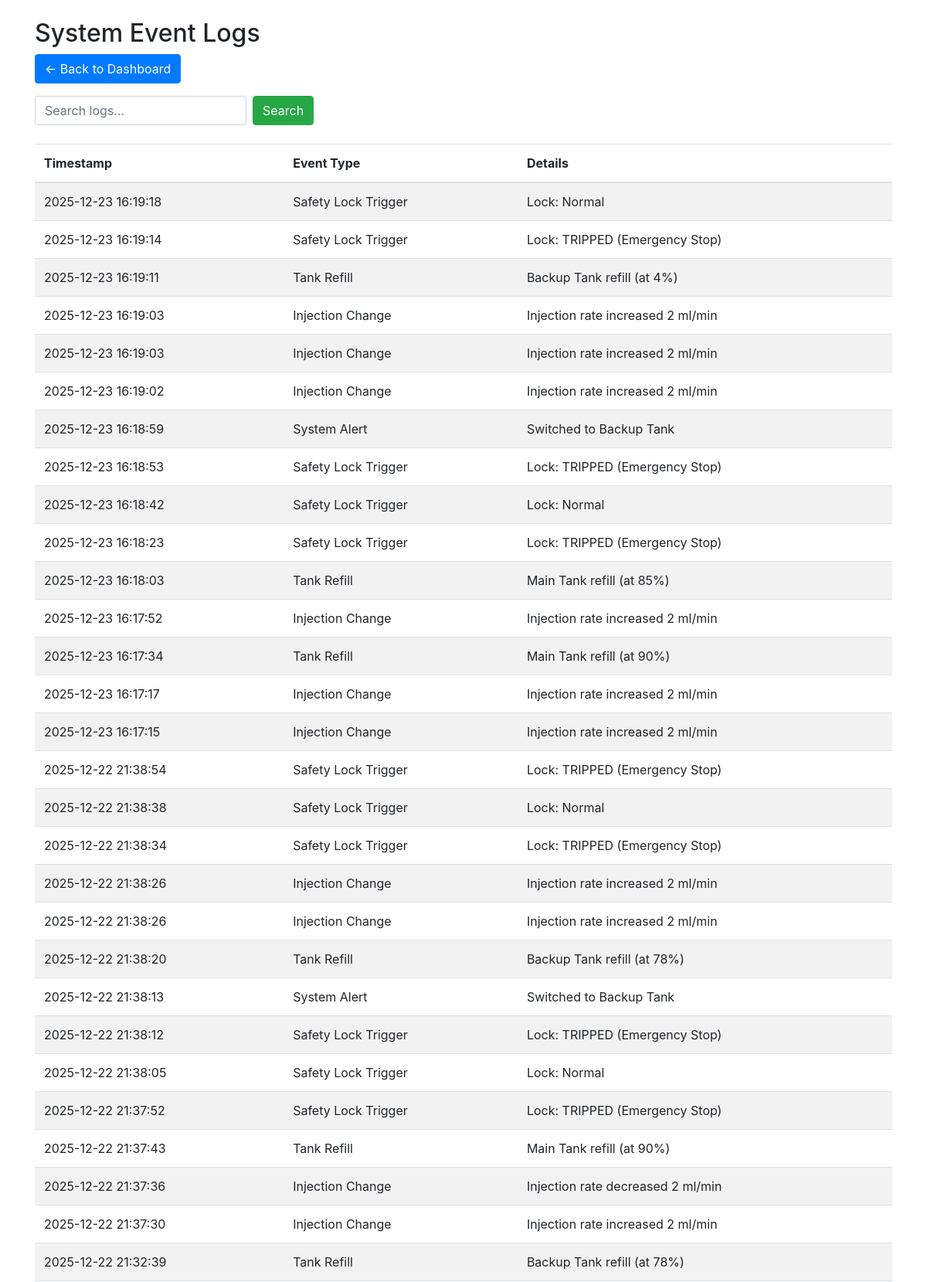
Screenshot of /logs (signed in, upper part) with the database file from the repository.
### tables this page shows
CREATE TABLE logs (
        id INTEGER PRIMARY KEY,
        timestamp TEXT NOT NULL,
        event_type TEXT NOT NULL,
        details TEXT NOT NULL
    );

### app.py (the view)
@app.route('/logs')
def view_logs():
    if not session.get('logged_in'): return redirect(url_for('login'))
    search_query = request.args.get('search', '')
    conn = get_db_connection()
    if search_query:
        query = f"SELECT * FROM logs WHERE details LIKE '%{search_query}%' ORDER BY timestamp DESC"
        print(f"[DEBUG] Executing SQL: {query}")
        logs = conn.execute(query).fetchall()
    else:
        logs = conn.execute('SELECT * FROM logs ORDER BY timestamp DESC LIMIT 50').fetchall()
    conn.close()
    return render_template('logs.html', logs=logs)

### app.py (called while the page is built)
def get_db_connection():
    conn = sqlite3.connect('scada.db')
    conn.row_factory = sqlite3.Row
    return conn

@app.before_request
def security_check():
    if is_ip_banned(request.remote_addr):
        return render_template_string("<h1>403 Forbidden</h1><p>Your IP has been flagged by the IDS and is temporarily banned.</p>"), 403
    check_for_attacks() # Call logic from monitoring/ids.py

### monitoring/ids.py (called while the page is built)
def get_monitor_db():
    conn = sqlite3.connect('scada.db')
    conn.row_factory = sqlite3.Row
    return conn

def is_ip_banned(ip):
    try:
        conn = get_monitor_db()
        row = conn.execute("SELECT * FROM banned_ips WHERE ip_address = ?", (ip,)).fetchone()
        conn.close()
        return row is not None
    except:
        return False

### templates/logs.html
<!DOCTYPE html>
<html>
<head><title>System Logs</title>
<link rel="stylesheet" href="https://stackpath.bootstrapcdn.com/bootstrap/4.5.2/css/bootstrap.min.css">
</head>
<body>
<div class="container">
    <h2 class="mt-4">System Event Logs</h2>
    <a href="/" class="btn btn-primary mb-3">← Back to Dashboard</a>
    <form method="GET" class="form-inline mb-4">
        <input type="text" name="search" class="form-control mr-2" placeholder="Search logs...">
        <button type="submit" class="btn btn-success">Search</button>
    </form>
    <table class="table table-striped">
        <thead><tr><th>Timestamp</th><th>Event Type</th><th>Details</th></tr></thead>
        <tbody>
            {% for log in logs %}
            <tr>
                <td>{{ log['timestamp'] }}</td>
                <td>{{ log['event_type'] }}</td>
                <td>{{ log['details'] }}</td>
            </tr>
            {% else %}
            <tr><td colspan="3">No records found.</td></tr>
            {% endfor %}
        </tbody>
    </table>
</div>
</body>
</html>

### rows the page displays
logs: timestamp "2025-12-23 16:19:18", event_type "Safety Lock Trigger", details "Lock: Normal"
logs: timestamp "2025-12-23 16:19:14", event_type "Safety Lock Trigger", details "Lock: TRIPPED (Emergency Stop)"
logs: timestamp "2025-12-23 16:19:11", event_type "Tank Refill", details "Backup Tank refill (at 4%)"
logs: timestamp "2025-12-23 16:19:03", event_type "Injection Change", details "Injection rate increased 2 ml/min"
logs: timestamp "2025-12-23 16:19:03", event_type "Injection Change", details "Injection rate increased 2 ml/min"
logs: timestamp "2025-12-23 16:19:02", event_type "Injection Change", details "Injection rate increased 2 ml/min"
logs: timestamp "2025-12-23 16:18:59", event_type "System Alert", details "Switched to Backup Tank"
logs: timestamp "2025-12-23 16:18:53", event_type "Safety Lock Trigger", details "Lock: TRIPPED (Emergency Stop)"
logs: timestamp "2025-12-23 16:18:42", event_type "Safety Lock Trigger", details "Lock: Normal"
logs: timestamp "2025-12-23 16:18:23", event_type "Safety Lock Trigger", details "Lock: TRIPPED (Emergency Stop)"
logs: timestamp "2025-12-23 16:18:03", event_type "Tank Refill", details "Main Tank refill (at 85%)"
logs: timestamp "2025-12-23 16:17:52", event_type "Injection Change", details "Injection rate increased 2 ml/min"
logs: timestamp "2025-12-23 16:17:34", event_type "Tank Refill", details "Main Tank refill (at 90%)"
logs: timestamp "2025-12-23 16:17:17", event_type "Injection Change", details "Injection rate increased 2 ml/min"
logs: timestamp "2025-12-23 16:17:15", event_type "Injection Change", details "Injection rate increased 2 ml/min"
logs: timestamp "2025-12-22 21:38:54", event_type "Safety Lock Trigger", details "Lock: TRIPPED (Emergency Stop)"
logs: timestamp "2025-12-22 21:38:38", event_type "Safety Lock Trigger", details "Lock: Normal"
logs: timestamp "2025-12-22 21:38:34", event_type "Safety Lock Trigger", details "Lock: TRIPPED (Emergency Stop)"
logs: timestamp "2025-12-22 21:38:26", event_type "Injection Change", details "Injection rate increased 2 ml/min"
logs: timestamp "2025-12-22 21:38:26", event_type "Injection Change", details "Injection rate increased 2 ml/min"
logs: timestamp "2025-12-22 21:38:20", event_type "Tank Refill", details "Backup Tank refill (at 78%)"
logs: timestamp "2025-12-22 21:38:13", event_type "System Alert", details "Switched to Backup Tank"
logs: timestamp "2025-12-22 21:38:12", event_type "Safety Lock Trigger", details "Lock: TRIPPED (Emergency Stop)"
logs: timestamp "2025-12-22 21:38:05", event_type "Safety Lock Trigger", details "Lock: Normal"
logs: timestamp "2025-12-22 21:37:52", event_type "Safety Lock Trigger", details "Lock: TRIPPED (Emergency Stop)"
logs: timestamp "2025-12-22 21:37:43", event_type "Tank Refill", details "Main Tank refill (at 90%)"
logs: timestamp "2025-12-22 21:37:36", event_type "Injection Change", details "Injection rate decreased 2 ml/min"
logs: timestamp "2025-12-22 21:37:30", event_type "Injection Change", details "Injection rate increased 2 ml/min"
logs: timestamp "2025-12-22 21:32:39", event_type "Tank Refill", details "Backup Tank refill (at 78%)"
